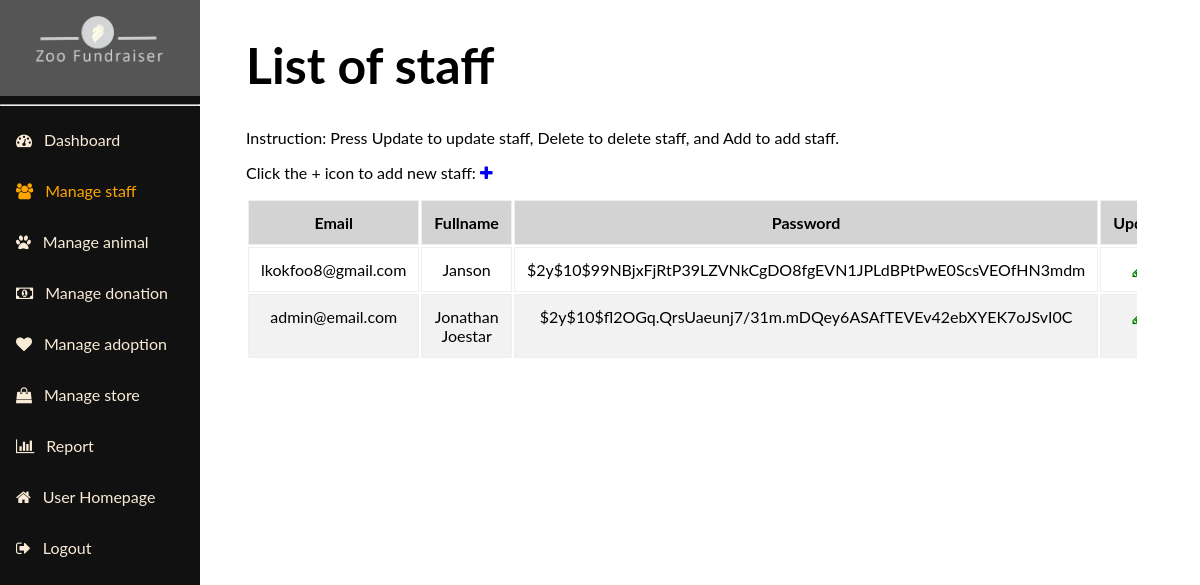
Screenshot of /source/adminedit.php (signed in) with the database file from the repository.
### tables this page shows
CREATE TABLE `user` (
  `user_id` int(5) NOT NULL,
  `email` varchar(50) NOT NULL,
  `password` mediumtext NOT NULL,
  `fullname` varchar(40) NOT NULL,
  `user_class` tinyint(1) NOT NULL DEFAULT 0 COMMENT '0 is for normal user, 1 is for staff/admin'
);

### source/adminedit.php (the view, shortened to what this page needs)
<?php
require_once "config.php";
?>
<!DOCTYPE html>
<html>
<head>
	<link href="../css/sidebar.css" rel="stylesheet">
	<link rel="stylesheet" href="https://cdnjs.cloudflare.com/ajax/libs/font-awesome/4.7.0/css/font-awesome.min.css">
	<link href="../css/form-validation.css" rel="stylesheet">
	<link href="../css/album.css" rel="stylesheet">
	<link href="../css/table.css" rel="stylesheet">
</head>
<body>
	<div class="sidebar">
		<a style="text-align: center"><img src="../images/logo2.png" style="width: 150px"></a>
		<hr>
		<a href="admin-home.php"><i class="fa fa-tachometer"></i>&emsp;Dashboard</a>
		<a class="active" href="adminedit.php"><i class="fa fa-users"></i>&emsp;Manage staff</a>
		<a href="adminadopt.php"><i class="fa fa-paw"></i>&emsp;Manage animal</a>
		<a href="admindonate.php"><i class="fa fa-money"></i>&emsp;Manage donation</a>
		<a href="admin-view-adoption.php"><i class="fa fa-heart"></i>&emsp;Manage adoption</a>
		<a href="adminstore.php"><i class="fa fa-shopping-bag"></i>&emsp;Manage store</a>
		<a href="adminreport.php"><i class="fa fa-bar-chart"></i>&emsp;Report</a>
		<a href="main.php"><i class="fa fa-home"></i>&emsp;User Homepage</a>
		<a href="logout.php"><i class="fa fa-sign-out"></i>&emsp;Logout</a>
	</div>
	<div class="content">
		<form>
			<h1 style="font-size:50px;font-weight:bold;">List of staff</h1>
			<p>Instruction: Press Update to update staff, Delete to delete staff, and Add to add staff. </p>
			<p>Click the + icon to add new staff:
				<a href="add_staff.php">
          <span class="fa fa-plus" ></span>
        </a>
		</form>
		<?php
		echo "<table class='table table-responsive table-bordered table-striped table-hover' style='width:95%'>";
		echo "<tr style='background-color: lightgrey;'>";
		echo "<th class='text-center' >Email</th>";
		echo "<th class='text-center'>Fullname</th>";
		echo "<th class='text-center'>Password</th>";
		echo "<th class='text-center' style='width:5%'>Update</th>";
		echo "</tr>";
		$que = mysqli_query( $link, "SELECT * FROM user WHERE user_class ='1'" );
		while ( $row = mysqli_fetch_array( $que ) ) {
			echo "<tr>";
			echo "<td class='text-center'>" . $row[ 'email' ] . "</td>";
			echo "<td class='text-center'>" . $row[ 'fullname' ] . "</td>";
			echo "<td class='text-center'>" . $row[ 'password' ] . "</td>";
			echo "<td class='text-center'><a href='edit_staff.php?user_id=$row[user_id]&info=edit_staff'><span class='fa fa-pencil'style=color:green;></span></a></td>";
			echo "</tr>";
		}
		echo "</table>";
		?>
	</div>
</body>
</html>

### css/sidebar.css (style rules this page uses)
body { margin: 0; font-family: "Lato", sans-serif; }
.sidebar { margin: 0; padding: 0; width: 200px; background-color: #111111; position: fixed; height: 100%; overflow: auto; }
.sidebar a { display: block; color: antiquewhite; padding: 16px; text-decoration: none; }
.sidebar a.active { color: orange; }
div.content { margin-left: 230px; padding: 1px 16px; height: 1000px; }

### css/album.css (style rules this page uses)
:root { --jumbotron-padding-y: 3rem; }

### css/table.css (style rules this page uses)
.text-center { text-align: center }
.table { width: 100%; max-width: 100%; margin-bottom: 1rem; }
.table th, .table td { padding: 0.75rem; vertical-align: top; border-top: 1px solid #eceeef; }
.table-bordered { border: 1px solid #eceeef; }
.table-bordered th, .table-bordered td { border: 1px solid #eceeef; }
.table-striped tbody tr:nth-of-type(odd) { background-color: rgba(0, 0, 0, 0.05); }
.table-responsive { display: block; width: 100%; overflow-x: auto; -ms-overflow-style: -ms-autohiding-scrollbar; }
.table-responsive.table-bordered { border: 0; }

### rows the page displays
user: email "lkokfoo8@gmail.com", fullname "Janson", password "$2y$10$99NBjxFjRtP39LZVNkCgDO8fgEVN1JPLdBPtPwE0ScsVEOfHN3mdm"
user: email "admin@email.com", fullname "Jonathan Joestar", password "$2y$10$fl2OGq.QrsUaeunj7/31m.mDQey6ASAfTEVEv42ebXYEK7oJSvI0C"
